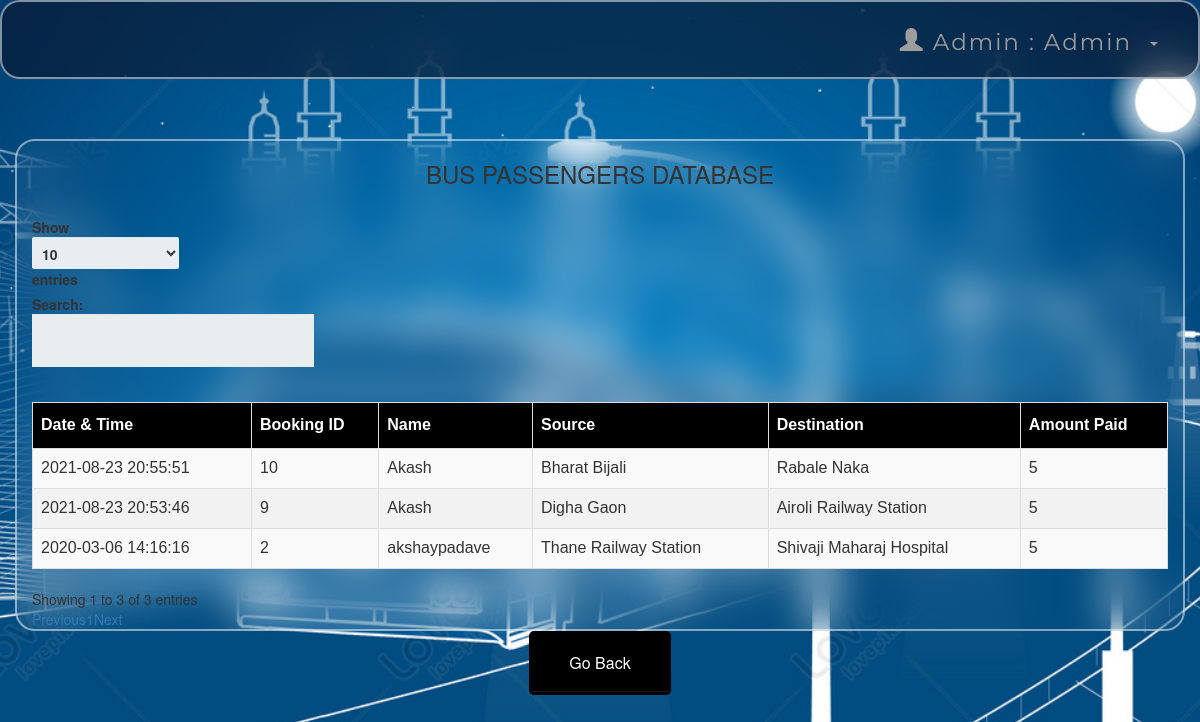
Page /adminbusdb.php (signed in) on the committed database.
### tables this page shows
CREATE TABLE `bustransactions` (
  `T_No.` int(10) NOT NULL,
  `email` varchar(50) NOT NULL,
  `source` varchar(50) NOT NULL,
  `dest` varchar(50) NOT NULL,
  `Name` varchar(50) NOT NULL,
  `Bus_No` int(11) NOT NULL,
  `NoOfpass` int(11) NOT NULL,
  `card_no` int(25) NOT NULL,
  `expmonth` int(2) NOT NULL,
  `expyear` int(2) NOT NULL,
  `cvv` int(3) NOT NULL,
  `pin` int(4) NOT NULL,
  `Date` datetime NOT NULL DEFAULT current_timestamp(),
  `Amt` int(10) NOT NULL
);

### adminbusdb.php (the view, shortened to what this page needs)
<?php
include 'connect.php' ;
include 'adminheader.php';
?>
 <!DOCTYPE html>
 <html>
 <link rel='stylesheet' href='index.css'>
      <head>
           <link rel="stylesheet" href="https://maxcdn.bootstrapcdn.com/bootstrap/3.3.6/css/bootstrap.min.css" />
           <link rel="stylesheet" href="https://cdn.datatables.net/1.10.12/css/dataTables.bootstrap.min.css" />
      </head>
      <body>
           <br /><br />
           <div class="container">
                <h3 align="center">BUS PASSENGERS DATABASE</h3>
                <br />
                <div class="table-responsive">
                     <table id="data" class="table table-striped table-bordered">
                          <thead>
                               <tr>
                                    <th> Date & Time</th>
                                    <th> Booking ID  </th>
                                    <th> Name </th>
                                    <th> Source </th>
                                    <th> Destination </th>
                                    <th> Amount Paid</th>
                               </tr>
                          </thead>
                          <tbody>
  <?php
   $result = mysqli_query($connect , "select * From bustransactions");
  while ($row = mysqli_fetch_assoc($result)):
  ?>
  <tr>
    <td><?php echo $row['Date']; ?></td>
    <td><?php echo $row['T_No.']; ?></td>
    <td><?php echo $row['Name']; ?></td>
    <td><?php echo $row['source']; ?></td>
    <td><?php echo $row['dest']; ?></td>
    <td><?php echo $row['Amt']; ?></td>
    </tr>
  <?php endwhile; ?>
</tbody>
                     </table>
                </div>
           </div>
      </body>
 </html>
<table align='center'>
<tr>
  <td><a href='admin.php'><button style="background-color: black ; border-color:black "  ><span style="color:white">Go Back </span> </button></a></td>
 </tr>

### adminheader.php (shortened to what this page needs)
<head>
  <link rel="stylesheet" href="https://maxcdn.bootstrapcdn.com/bootstrap/3.4.0/css/bootstrap.min.css">
  <link rel="stylesheet" href="https://maxcdn.bootstrapcdn.com/bootstrap/3.4.1/css/bootstrap.min.css">
   <link rel="stylesheet" href="https://maxcdn.bootstrapcdn.com/bootstrap/3.4.1/css/bootstrap.min.css">
</head>
<nav class="navbar navbar-inverse blur">
  <div class="container-fluid">
    <div class="collapse navbar-collapse " id="myNavbar">
      <ul class="nav navbar-nav navbar-right">
         <li class="dropdown"><a class="dropdown-toggle" data-toggle="dropdown" href="#"><span class="glyphicon glyphicon-user"></span>
        Admin : <?php  echo " ". $_SESSION['name'] ."" ?> &nbsp<span class="caret"></span></a>
              </div>
    </div>
</nav>
</html>

### index.css (style rules this page uses)
*, *:before, *:after { -moz-box-sizing: border-box; -webkit-box-sizing: border-box; box-sizing: border-box; }
body { background-size: cover; background: url("bg.jpg"); background-position: center center; background-attachment: fixed; -webkit-background-size: cover; -moz-background-size: cover; -o-background-size: cover; background-size: cover; background-repeat: no-repeat; font-family: 'Nunito', sans-serif; color: #b1dbff; }
a { text-decoration:none; }
td { text-align: center; }
button { padding: 19px 39px 18px 39px; color: #FFF; background-color: #a8db34; font-size: 18px; text-align: center; font-style: normal; border-radius: 5px; width: 100%; border: 1px solid #71db34; border-width: 1px 1px 3px; box-shadow: 0 -1px 0 rgba(255,255,255,0.1) inset; margin-bottom: 10px; }

### adminheader.php (style rules this page uses)
.navbar { margin-bottom: 50px; border-radius: 0; font-family: Montserrat, sans-serif; margin-bottom: 0; border: 0; font-size: 23px !important; letter-spacing: 2px; opacity: 2; padding: 10px; }
nav.blur { background: rgba(12, 18, 38, 0.58); border: 2px solid rgba(255,255,255,.5); border-radius: 20px; backdrop-filter: blur(20px); }

### adminbusdb.php (style rules this page uses)
table#data { font-size:16px; font-family: "Trebuchet MS", Arial, Helvetica, sans-serif; border-collapse: collapse; border-spacing: 0; width: 100%; }
#data td, #data th { border: 1px solid #ddd; text-align: left; padding: 8px; }
#data tr:nth-child(even) { background-color: #f2f2f2 }
#data th { padding-top: 11px; padding-bottom: 11px; background-color: black; color: white; }
div.container { background: transparent; border: 2px solid rgba(255,255,255,.5); border-radius: 20px; backdrop-filter: blur(20px); }

### rows in the picture
bustransactions: Date "2020-03-06 14:16:16", value "2", Name "akshaypadave", source "Thane Railway Station", dest "Shivaji Maharaj Hospital", Amt "5"
bustransactions: Date "2021-08-23 20:53:46", value "9", Name "Akash", source "Digha Gaon", dest "Airoli Railway Station", Amt "5"
bustransactions: Date "2021-08-23 20:55:51", value "10", Name "Akash", source "Bharat Bijali", dest "Rabale Naka", Amt "5"

### other values in the picture
$_SESSION['name'] "Admin"
